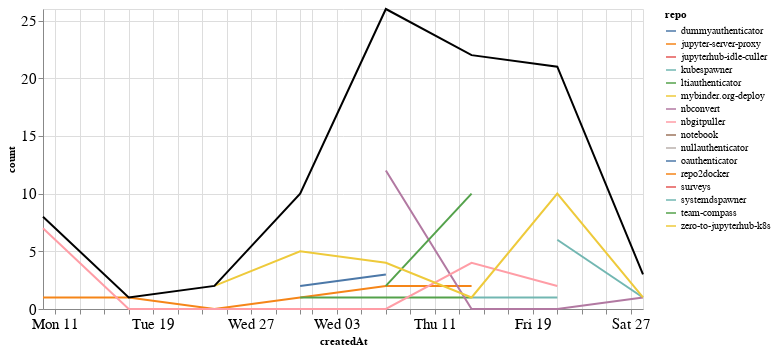

Here is the notebook cell this chart was saved with:
### Markdown cell above
### Comments

### Code cell
comments_time = comments.groupby('repo').resample('W', on='createdAt').count()['author'].reset_index()
comments_time = comments_time.rename(columns={'author': 'count'})
comments_time_total = comments_time.groupby('createdAt').agg({"count": "sum"}).reset_index()
ch1 = alt.Chart(comments_time, width=600).mark_line().encode(
    x='createdAt',
    y='count',
    color='repo',
    tooltip="repo"
)

ch2 = alt.Chart(comments_time_total, width=600).mark_line(color="black").encode(
    x='createdAt',
    y='count',
)

ch1 + ch2

### Figure 1 — Vega-Lite specification as saved in the notebook (floating-point values rounded to 4 significant figures)
{"config": {"axisLeft": {"labelFontSize": 15}, "axisBottom": {"labelFontSize": 15}}, "layer": [{"data": {"name": "data-c84c53287e4229942b786dfc61b5d58e"}, "mark": "line", "encoding": {"color": {"type": "nominal", "field": "repo"}, "tooltip": {"type": "nominal", "field": "repo"}, "x": {"type": "temporal", "field": "createdAt"}, "y": {"type": "quantitative", "field": "count"}}, "width": 600}, {"data": {"name": "data-236cf5c4652015f33a1b17c7923153d5"}, "mark": {"type": "line", "color": "black"}, "encoding": {"x": {"type": "temporal", "field": "createdAt"}, "y": {"type": "quantitative", "field": "count"}}, "width": 600}], "$schema": "https://vega.github.io/schema/vega-lite/v4.8.1.json", "datasets": {"data-c84c53287e4229942b786dfc61b5d58e": [{"repo": "dummyauthenticator", "createdAt": "2021-02-14T00:00:00", "count": 1}, {"repo": "jupyter-server-proxy", "createdAt": "2021-01-10T00:00:00", "count": 1}, {"repo": "jupyter-server-proxy", "createdAt": "2021-01-17T00:00:00", "count": 1}, {"repo": "jupyter-server-proxy", "createdAt": "2021-01-24T00:00:00", "count": 0}, {"repo": "jupyter-server-proxy", "createdAt": "2021-01-31T00:00:00", "count": 1}, {"repo": "jupyter-server-proxy", "createdAt": "2021-02-07T00:00:00", "count": 2}, {"repo": "jupyter-server-proxy", "createdAt": "2021-02-14T00:00:00", "count": 2}, {"repo": "jupyterhub-idle-culler", "createdAt": "2021-01-31T00:00:00", "count": 1}, {"repo": "kubespawner", "createdAt": "2021-02-21T00:00:00", "count": 6}, {"repo": "kubespawner", "createdAt": "2021-02-28T00:00:00", "count": 1}, {"repo": "ltiauthenticator", "createdAt": "2021-01-31T00:00:00", "count": 1}, {"repo": "ltiauthenticator", "createdAt": "2021-02-07T00:00:00", "count": 1}, {"repo": "ltiauthenticator", "createdAt": "2021-02-14T00:00:00", "count": 1}, {"repo": "mybinder.org-deploy", "createdAt": "2021-02-14T00:00:00", "count": 1}, {"repo": "nbconvert", "createdAt": "2021-02-07T00:00:00", "count": 12}, {"repo": "nbconvert", "createdAt": "2021-02-14T00:00:00", "count": 0}, {"repo": "nbconvert", "createdAt": "2021-02-21T00:00:00", "count": 0}, {"repo": "nbconvert", "createdAt": "2021-02-28T00:00:00", "count": 1}, {"repo": "nbgitpuller", "createdAt": "2021-01-10T00:00:00", "count": 7}, {"repo": "nbgitpuller", "createdAt": "2021-01-17T00:00:00", "count": 0}, {"repo": "nbgitpuller", "createdAt": "2021-01-24T00:00:00", "count": 0}, {"repo": "nbgitpuller", "createdAt": "2021-01-31T00:00:00", "count": 0}, {"repo": "nbgitpuller", "createdAt": "2021-02-07T00:00:00", "count": 0}, {"repo": "nbgitpuller", "createdAt": "2021-02-14T00:00:00", "count": 4}, {"repo": "nbgitpuller", "createdAt": "2021-02-21T00:00:00", "count": 2}, {"repo": "notebook", "createdAt": "2021-02-07T00:00:00", "count": 2}, {"repo": "nullauthenticator", "createdAt": "2021-02-14T00:00:00", "count": 1}, {"repo": "oauthenticator", "createdAt": "2021-01-31T00:00:00", "count": 2}, {"repo": "oauthenticator", "createdAt": "2021-02-07T00:00:00", "count": 3}, {"repo": "repo2docker", "createdAt": "2021-02-21T00:00:00", "count": 1}, {"repo": "surveys", "createdAt": "2021-02-21T00:00:00", "count": 1}, {"repo": "systemdspawner", "createdAt": "2021-02-14T00:00:00", "count": 1}, {"repo": "systemdspawner", "createdAt": "2021-02-21T00:00:00", "count": 1}, {"repo": "team-compass", "createdAt": "2021-02-07T00:00:00", "count": 2}, {"repo": "team-compass", "createdAt": "2021-02-14T00:00:00", "count": 10}, {"repo": "zero-to-jupyterhub-k8s", "createdAt": "2021-01-24T00:00:00", "count": 2}, {"repo": "zero-to-jupyterhub-k8s", "createdAt": "2021-01-31T00:00:00", "count": 5}, {"repo": "zero-to-jupyterhub-k8s", "createdAt": "2021-02-07T00:00:00", "count": 4}, {"repo": "zero-to-jupyterhub-k8s", "createdAt": "2021-02-14T00:00:00", "count": 1}, {"repo": "zero-to-jupyterhub-k8s", "createdAt": "2021-02-21T00:00:00", "count": 10}, {"repo": "zero-to-jupyterhub-k8s", "createdAt": "2021-02-28T00:00:00", "count": 1}], "data-236cf5c4652015f33a1b17c7923153d5": [{"createdAt": "2021-01-10T00:00:00", "count": 8}, {"createdAt": "2021-01-17T00:00:00", "count": 1}, {"createdAt": "2021-01-24T00:00:00", "count": 2}, {"createdAt": "2021-01-31T00:00:00", "count": 10}, {"createdAt": "2021-02-07T00:00:00", "count": 26}, {"createdAt": "2021-02-14T00:00:00", "count": 22}, {"createdAt": "2021-02-21T00:00:00", "count": 21}, {"createdAt": "2021-02-28T00:00:00", "count": 3}]}}
